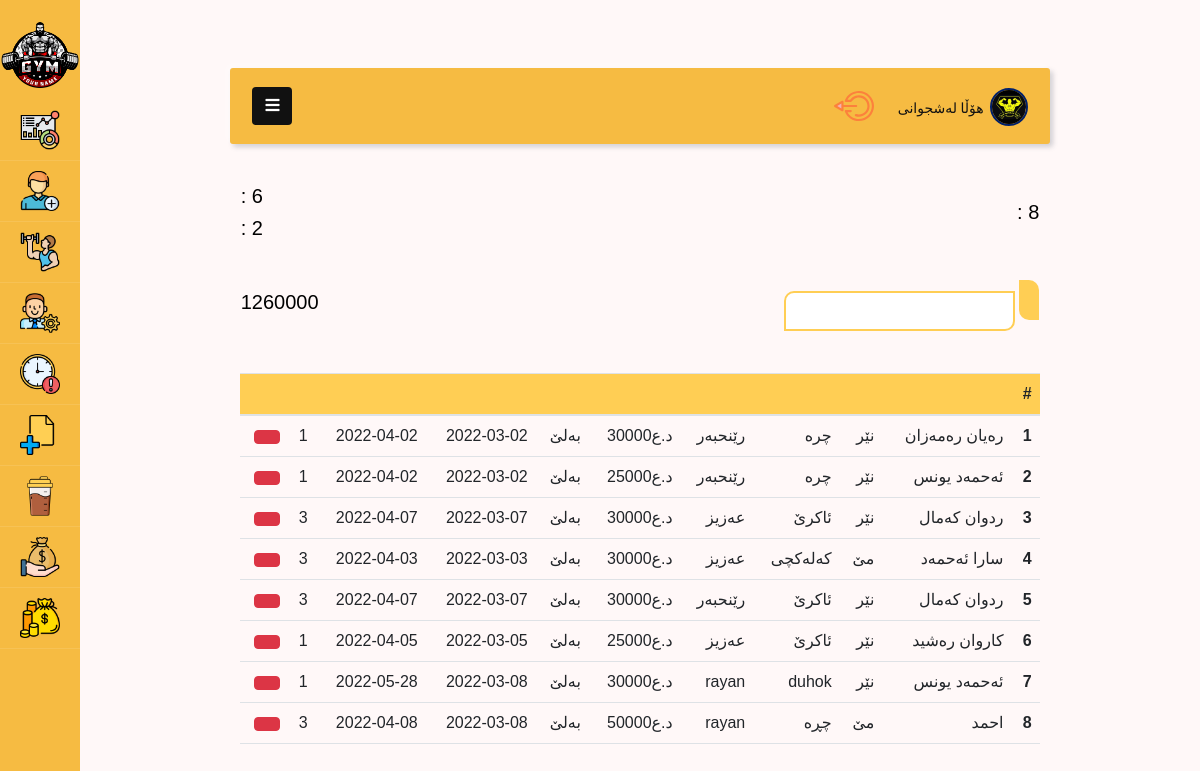
The app's page /gamer.php (signed in) with its own data.
### tables this page shows
CREATE TABLE `user` (
  `id` int(11) NOT NULL,
  `name` varchar(200) NOT NULL,
  `admin_id` varchar(255) NOT NULL,
  `categories_gym` varchar(200) NOT NULL,
  `address` varchar(255) NOT NULL,
  `gender` varchar(30) NOT NULL,
  `price` int(11) NOT NULL,
  `date_start` date NOT NULL,
  `date_end` date NOT NULL,
  `month` int(11) NOT NULL,
  `qarz` tinyint(1) NOT NULL,
  `price_qarz` int(11) NOT NULL,
  `month_qarz` int(11) NOT NULL
);

### include/config.php (called while the page is built, shortened)
<?php
$db = mysqli_connect("localhost","root","","gym");
function sec($data) {
	global $db;
	$data = mysqli_real_escape_string($db, htmlspecialchars($data));
	return $data;
}
?>

### gamer.php (the view, shortened to what this page needs)
<?php
 include'include/nav.php';
?>
<div class="wrapper d-flex align-items-stretch">
  <?php include 'include/sidebar.php'; ?>
  <div id="content" class="p-4 p-md-5">
    <?php include 'include/navbar.php'; ?>
    <div class="header-of-page">
      <div class="numGym">
        <div class="left">
          <?php
            $query = mysqli_query($db, "SELECT * FROM `user`");
            $countMale = 0;
            $countFemali = 0;
            while($row = mysqli_fetch_assoc($query)){
              if($row['gender'] == "نێر")
                $countMale++;
              else if($row['gender'] == "مێ")
                $countFemali++;
            }?>
          <h5 style="font-family: 'Droid Arabic Kufi',sans-serif;"> <?php echo sec($lang['male']); ?> : <?php echo $countMale; ?></h5>
          <h5 style="font-family: 'Droid Arabic Kufi',sans-serif;"> <?php echo sec($lang['female']); ?> : <?php echo $countFemali; ?></h5>
        </div>
        <div class="right">
          <?php
            $query = mysqli_query($db, "SELECT * FROM `user`");
            $countUser = 0;
            while($row = mysqli_fetch_assoc($query)){
              $countUser++;
            }?>
          <h5 style="font-family: 'Droid Arabic Kufi',sans-serif;"><?php echo sec($lang['numAllUser']); ?> : <?php echo $countUser; ?></h5>
        </div>
      </div>
      <div class="search">
        <form action="<?php echo sec($_SERVER['PHP_SELF']);?>" method="GET">
          <input type="text" name="name" placeholder="<?php echo sec($lang['placeholderSearch']); ?>">
          <button name="btn-search"><?php echo sec($lang['search']); ?></button>
        </form>
        <div class="TotalPrice">
          <?php
          $QueryTotal = mysqli_query($db, "SELECT * FROM `useful`");
          $Total = 0;
          while($RowTotal = mysqli_fetch_assoc($QueryTotal)){
            $Total += $RowTotal['price'];
          }
        ?>
          <h5 style="font-family: 'Droid Arabic Kufi',sans-serif;"><?php echo sec($lang['dahat']); ?> <?php echo $Total; ?></h5>
        </div>
      </div>
      <div class="formAddUser" style="background: none;">
        <table class="table">
          <thead>
            <tr class="text-end" style="background: #FFCE54;">
              <th scope="col"><?php echo sec($lang['Delete']); ?></th>
              <th scope="col"><?php echo sec($lang['AllMonth']); ?></th>
              <th scope="col"><?php echo sec($lang['EndDate']); ?></th>
              <th scope="col"><?php echo sec($lang['startDate']); ?></th>
              <th scope="col"><?php echo sec($lang['noMoneyAddUser']); ?></th>
              <th scope="col"><?php echo sec($lang['priceSubscribe']); ?></th>
              <th scope="col"><?php echo sec($lang['admin']); ?></th>
              <th scope="col"><?php echo sec($lang['address']); ?></th>
              <th scope="col"><?php echo sec($lang['gender']); ?></th>
              <th scope="col"><?php echo sec($lang['name']); ?></th>
              <th scope="col">#</th>
            </tr>
          </thead>
          <tbody class="text-end">
            <?php
                    $query = mysqli_query($db, "SELECT * FROM `user`");
                    $CountGamer = 0;
                    while($row = mysqli_fetch_assoc($query)){
                      $CountGamer++;
                      $Adminid = sec($row['admin_id']);
                      if(sec($row['qarz']) == 1){
                        $qarz = "نەخێر";
                      } else{
                        $qarz = "بەلێ";
                      }
                      ?>
            <tr>
            <td><button type="button" class="btn btn-danger" data-bs-toggle="modal" data-bs-target="#exampleModal<?php echo sec($row['id']); ?>">
                </button></td>
              <td><?php echo sec($row['month']); ?></td>
              <td><?php echo sec($row['date_end']); ?></td>
              <td><?php echo sec($row['date_start']); ?></td>
              <td><?php echo sec($qarz); ?></td>
              <td><?php echo sec($row['price']); ?>د.ع</td>
              <?php
                    $queryAdmin = mysqli_query($db , "SELECT * FROM `admin` WHERE `id` = '$Adminid'");
                    while($RowAdmin = mysqli_fetch_assoc($queryAdmin)){?>
              <td><?php echo sec($RowAdmin['name']); }?></td>
              <td><?php echo sec($row['address']); ?></td>
              <td><?php echo sec($row['gender']); ?></td>
              <td><?php echo sec($row['name']); ?></td>
              <th scope="row"><?php echo $CountGamer; ?></th>
            </tr>
            <?php } ?>
          </tbody>
        </table>
      </div>
    </div>
  </div>
</div>

### assets/css/style.css (style rules this page uses)
* { padding: 0; margin: 0; box-sizing: border-box; font-family: "Droid Arabic Kufi",sans-serif; }
body { background: rgb(255, 248, 248); color: #fff; }
.formAddUser { width: 80%; background: #fff; margin: auto; margin-top: 2rem; padding: 10px; border-radius: 10px; }
.numGym { color: #111; width: 78%; display: flex; justify-content: space-between; align-items: center; margin: auto; margin-top: 40px; }
.header-of-page { width: 100%; text-align: right; }
.search { width: 78%; margin: auto; display: flex; align-items: center; justify-content: space-between; flex-direction: row-reverse; margin-top: 2rem; }
.search form input { height: 40px; padding: 4px 10px; outline: none; border-top-left-radius: 10px; border-bottom-right-radius: 10px; border: none; background: #fff; border: 2px solid #FFCE54; text-align: right; transition: .4s; }
.search form input::placeholder { color: rgba(51, 51, 51, 0.548); }
.search form button { height: 40px; padding: 4px 10px; outline: none; border: none; border-bottom-left-radius: 10px; border-top-right-radius: 10px; background-color: #FFCE54; color: #fff; transition: .4s; }
.left { display: flex; flex-direction: column; align-items: center; }

### records on screen
user: month "1", date_end "2022-04-02", date_start "2022-03-02", qarz "بەلێ", price "30000", address "چرە", gender "نێر", name "رەیان رەمەزان"
user: month "1", date_end "2022-04-02", date_start "2022-03-02", qarz "بەلێ", price "25000", address "چرە", gender "نێر", name "ئەحمەد یونس"
user: month "3", date_end "2022-04-07", date_start "2022-03-07", qarz "بەلێ", price "30000", address "ئاکرێ", gender "نێر", name "ردوان کەمال"
user: month "3", date_end "2022-04-03", date_start "2022-03-03", qarz "بەلێ", price "30000", address "کەلەکچى", gender "مێ", name "سارا ئەحمەد"
user: month "3", date_end "2022-04-07", date_start "2022-03-07", qarz "بەلێ", price "30000", address "ئاکرێ", gender "نێر", name "ردوان کەمال"
user: month "1", date_end "2022-04-05", date_start "2022-03-05", qarz "بەلێ", price "25000", address "ئاکرێ", gender "نێر", name "کاروان رەشید"
user: month "1", date_end "2022-05-28", date_start "2022-03-08", qarz "بەلێ", price "30000", address "duhok", gender "نێر", name "ئەحمەد یونس"
user: month "3", date_end "2022-04-08", date_start "2022-03-08", qarz "بەلێ", price "50000", address "چڕە", gender "مێ", name "احمد"

### other values on screen
$countMale "6"
$countFemali "2"
$countUser "8"
$Total "1260000"
sec($RowAdmin['name']) "رێنحبەر"
sec($RowAdmin['name']) "عەزیز"
sec($RowAdmin['name']) "rayan"
